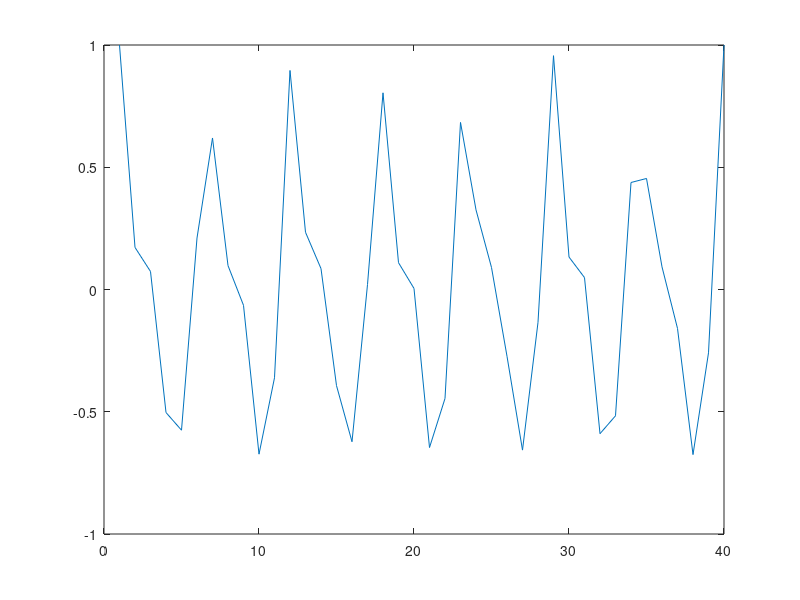

Source code (MATLAB): (Note: this script raises an error after producing the figure.)
%Mehmet Cagri Aksoy - github.com/mcagriaksoy
%Contact: mcagriaksoy@ya.ru
%%%%%%%%%%%%%%%Part 1%%%%%%%%%%%%%%%%%%%%

% Sampling rate is 40 kHz
sample_rate = 40000;

% Choose filter cutoff frequencies (5 kHz - 10kHz)
cutoff_hz1 = 5000;
cutoff_hz2 = 10000;

% Normalize cutoff frequency (wrt Nyquist frequency)
 
nyq_freq = sample_rate / 2;

cutoff_norm1 = cutoff_hz1 / nyq_freq;
cutoff_norm2 = cutoff_hz2 / nyq_freq;


%Input x(t)
%Determine sampled signal x(n)
t = linspace(0,1,40); %40kHz sampled

input = 0;
for k=1:16
    input = input + ((2^(-k))*cos(1000*k*pi*t) + ((-3)^(-k))*sin(1000*k*pi*t));
    
end
plot(input)
fvtool(fir_coeff,'Analysis','freq') %Magnitude and phase response of input


% FIR filter order (i.e. number of coefficients - 1)
order = 4;

% filter coefficients, there are (number of sample+1)
fir_coeff = fir1(order,[cutoff_norm1 cutoff_norm2]);

% show
freqz(fir_coeff,1,512)
impz(fir_coeff,1,[],100) %impulse response of filter
fvtool(fir_coeff,'Analysis','freq') %Magnitude and phase response of filter

output = conv(input, fir_coeff);
fvtool(output,'Analysis','freq') %Magnitude and phase plots of x(t), x(n)
figure




%%%%%%%%%%%%%%%%%%%%%%%%%%%%%%%%%%%%%%%%%%%%%%%%%%%%%%%%%%%%%%%

% FIR filter order (i.e. number of coefficients - 1)
order = 8;

% filter coefficients, there are (number of sample+1)
fir_coeff1 = fir1(order, [cutoff_norm1 cutoff_norm2]);

% show
freqz(fir_coeff1,1,512)
impz(fir_coeff1,1,[],100) %impulse response of filter
fvtool(fir_coeff1,'Analysis','freq') %Magnitude and phase response of filter

output1 = conv(input, fir_coeff1);
fvtool(output1,'Analysis','freq') %Magnitude and phase plots of x(t)

figure

%%%%%%%%%%%%%%%%%%%%%%%%%%%%%%%%%%%%

% FIR filter order (i.e. number of coefficients - 1)
order = 16;

% filter coefficients, there are (number of sample+1)
fir_coeff2 = fir1(order, [cutoff_norm1 cutoff_norm2]);

% show
freqz(fir_coeff2,1,512)
impz(fir_coeff2,1,[],100) %impulse response of filter
fvtool(fir_coeff2,'Analysis','freq') %Magnitude and phase response of filter

output2 = conv(input, fir_coeff2);
fvtool(output2,'Analysis','freq') %Magnitude and phase plots of x(t)

